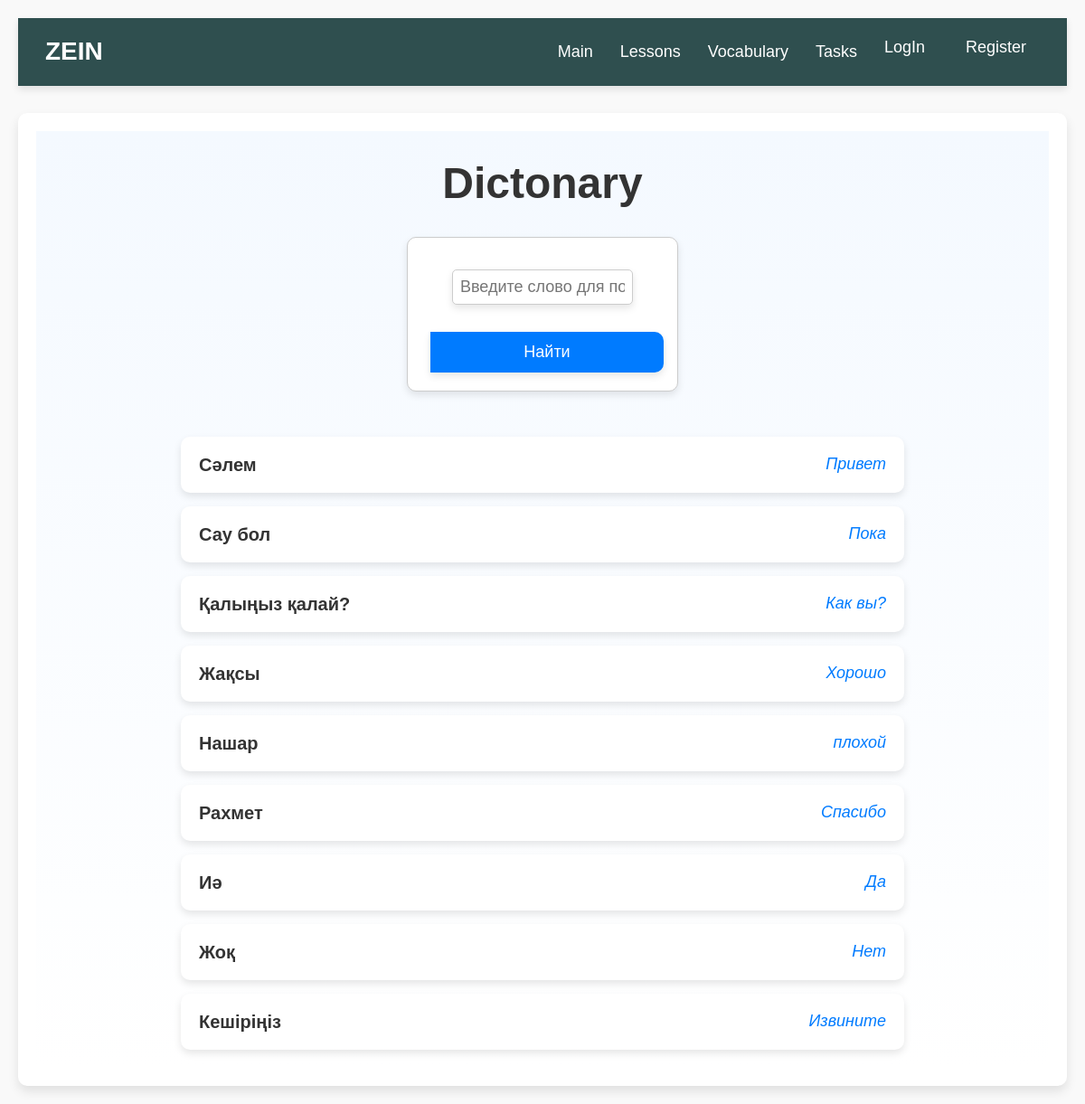
Screenshot of /words/ with the database file from the repository.
### main/models.py (models this page shows, shortened)
class Word(models.Model):
    word = models.CharField(max_length=100, unique=True)  # Слово
    translation = models.CharField(max_length=255)       # Перевод

### main/views.py (the view)
# urls.py: path('words/', views.words, name = 'words'),
def words(request):
    search_query = request.GET.get('search', '')  # Получаем параметр поиска
    if search_query:
        words = Word.objects.filter(
            Q(word__icontains=search_query) | Q(translation__icontains=search_query)
        )
    else:
        words = Word.objects.all()
    context = {'words': words}
    return render(request, 'main/words.html', context)

### templates/main/words.html (shortened to what this page needs)
{% extends "base.html" %}
{% block content %}
    <div class="vocabulary-container">
        <h1 class="page-title">Dictonary</h1>
        <form method="get" action="{% url 'words' %}" class="search-form">
            <input type="text" name="search" class="search-input" placeholder="Введите слово для поиска" value="{{ request.GET.search }}">
            <button type="submit" class="search-button">Найти</button>
        </form>
        <div class="word-list">
            {% for word in words %}
                <div class="word-item">
                    <span class="word">{{ word.word }}</span>
                    <span class="translation">{{ word.translation }}</span>
                </div>
            {% empty %}
                <p class="no-words">Пока нет слов в словаре. Добавьте свои первые слова!</p>
            {% endfor %}
        </div>
    </div>
{% endblock %}

### templates/base.html (shortened to what this page needs)
<!DOCTYPE html>
<html lang="en">
<head>
    {% load static %}
    <link rel="stylesheet" href="{% static 'style.css' %}">
</head>
<body>
    <nav class="navbar">
        <div class="logo">
            <a href="/testmain">ZEIN</a>
        </div>
    <ul class="nav-links">
    <li><a href="{% url 'testmain' %}">Main</a></li>
    <li><a href="{% url 'level_list' %}">Lessons</a></li>
    <li><a href="{% url 'words' %}">Vocabulary</a></li>
    <li><a href="{% url 'tasks' %}">Tasks</a></li>
{% if user.is_authenticated %}
    <span class="user-greeting">Hello {{ user.username }}!</span>
    <a href="{% url 'logout' %}" class="logout-link">LogOut</a>
{% else %}
    <a href="{% url 'login' %}" class="login-link me-2">LogIn</a>
    <a href="{% url 'register' %}" class="register-link">Register</a>
{% endif %}
    </ul>
    </nav>
    <div class="content">
        {% block content %}
        {% endblock %}
    </div>
</body>
</html>

### rows the page displays
Word: word "Сәлем", translation "Привет"
Word: word "Сау бол", translation "Пока"
Word: word "Қалыңыз қалай?", translation "Как вы?"
Word: word "Жақсы", translation "Хорошо"
Word: word "Нашар", translation "плохой"
Word: word "Рахмет", translation "Спасибо"
Word: word "Иә", translation "Да"
Word: word "Жоқ", translation "Нет"
Word: word "Кешіріңіз", translation "Извините"
